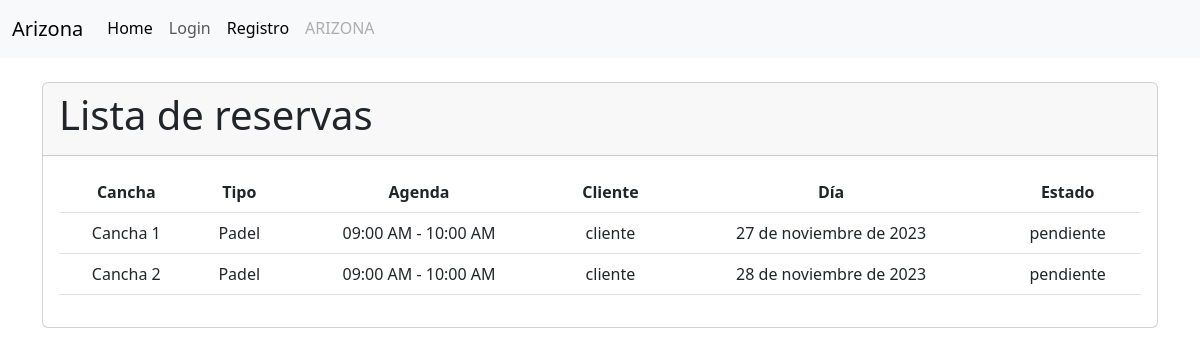
/cliente/reservas/, run on the app's committed database.
### cliente/models.py (models this page shows, shortened)
class Reserva(models.Model):
    cliente = models.ForeignKey(Cliente, on_delete=models.CASCADE)
    agenda = models.ForeignKey(Agenda, on_delete=models.CASCADE)
    dia = models.DateField()
    ESTADO_CHOICES = [
        ('disponible', 'Disponible'),
        ('pendiente', 'Pendiente'),
        ('finalizada', 'Finalizada'),
    ]
    estado = models.CharField(max_length=20, choices=ESTADO_CHOICES, default='disponible')
    class Meta:
        unique_together = ('agenda', 'cliente', 'dia')

class Cliente(models.Model):
    SEXO = [
        ('F', 'Femenino'),
        ('M', 'Masculino'),
    ]
    user = models.OneToOneField(
        'accounts.User',
        verbose_name='Usuario',
        on_delete=models.CASCADE
    )
    rut = models.CharField(max_length=10)
    sexo = models.CharField(max_length=10, choices=SEXO)
    def __str__(self):
        return f'{self.user.username}'

### servicio/models.py (models this page shows, shortened)
class Agenda(models.Model):
    cancha = models.ForeignKey(Cancha, on_delete=models.CASCADE)
    horario = models.ForeignKey(Horario, on_delete=models.CASCADE)
    disponible = models.BooleanField(default=True)
    class Meta:
        verbose_name = _('Agenda')
        verbose_name_plural = _('Agendas')
        unique_together = ('cancha', 'horario')

class Cancha(models.Model):
    NUMERACION_CHOICES = [
        ('1', 'Cancha 1'),
        ('2', 'Cancha 2'),
        ('3', 'Cancha 3'),
        ('4', 'Cancha 4'),
        ('5', 'Cancha 5'),
        ('6', 'Cancha 6'),
        ('7', 'Cancha 7'),
        ('8', 'Cancha 8'),
    ]
    numeracion = models.CharField(max_length=10, choices=NUMERACION_CHOICES)
    tipo = models.ForeignKey(TipoCancha, on_delete=models.CASCADE, related_name='canchas')
    def __str__(self):
        return f'Cancha {self.numeracion}'
    class Meta:
        verbose_name = _('Cancha')
        verbose_name_plural = _('Canchas')

class TipoCancha(models.Model):
    nombre = models.CharField(max_length=50)
    precio = models.DecimalField(max_digits=8, decimal_places=0)
    descripcion = models.TextField()
    def __str__(self):
        return self.nombre
    class Meta:
        verbose_name = _('Tipo de Cancha')
        verbose_name_plural = _('Tipos de Canchas')

class Horario(models.Model):
    AM = 'AM'
    PM = 'PM'
    MERIDIEM_CHOICES = [
        (AM, 'AM'),
        (PM, 'PM'),
    ]
    hora_inicio = models.TimeField()
    hora_fin = models.TimeField()
    meridiem = models.CharField(max_length=2, choices=MERIDIEM_CHOICES, default=PM)
    def __str__(self):
        return f'{self.hora_inicio.strftime("%I:%M %p")} - {self.hora_fin.strftime("%I:%M %p")}'

### accounts/models.py (models this page shows, shortened)
class User(AbstractBaseUser, PermissionsMixin):
    id = models.AutoField(primary_key=True, unique=True)
    username = models.CharField(
        'Usuario', max_length=30, unique=True, validators=[
            validators.RegexValidator(
                re.compile('^[\w.@+-]+$'),
                'ingrese un nombre de usuario valido '
                'Este valor debe contener solo letras, números '
                'excepto: @/./+/-/_.',
                'invalid'
            )
        ],
        help_text='Un nombre corto que sera usado'+
                  ' para identificarlo de forma unica en la plataforma.'
    )
    name = models.CharField('Nombre', max_length=20)
    apellidos = models.CharField('Apellidos', max_length=30)
    email = models.EmailField('Email', unique=True)
    is_staff = models.BooleanField('Admin', default=False)
    is_active = models.BooleanField('Ativo', default=True)
    date_joined = models.DateTimeField('Data de Entrada', auto_now_add=True)
    roles = models.ForeignKey(Rol, on_delete=models.CASCADE, blank=True, null=True)
    USERNAME_FIELD = 'username'
    REQUIRED_FIELDS = ['email']
    objects = CustomUserManager()
    class Meta:
        verbose_name = 'Usuario'
        verbose_name_plural = 'Usuarios'

### cliente/views.py (the view)
# urls.py: path('reservas/', views.reserva_list, name='reserva_list'),
def reserva_list(request):
    reservas = Reserva.objects.all()
    today = timezone.now().date()
    return render(request, 'reserva/listar.html', {'reservas': reservas, 'today': today})

### cliente/templates/reserva/listar.html (shortened to what this page needs)
{% extends "layout.html" %}
{% load static %}
{% load humanize %}
{% block container %}
<div class="container">
  <br>
  <div class="card">
    <div class="card-header">
      <h1 class="card-title">Lista de reservas</h1>
    </div>
    <div class="card-body">
      {% if reservas %}
      <table class="table reserva-table text-center">
        <thead>
          <tr>
            <th>Cancha</th>
            <th>Tipo</th>
            <th>Agenda</th>
            <th>Cliente</th>
            <th>Día</th>
            <th>Estado</th>
          </tr>
        </thead>
        <tbody>
          {% for reserva in reservas %}
          <tr style="{% if reserva.dia == today %}background-color: lightblue;
                     {% elif reserva.dia < today %}background-color: lightcoral; text-decoration: line-through;
                     {% elif reserva.estado == 'pendiente' %}background-color: lightgreen;{% endif %}">
            <td>{{ reserva.agenda.cancha }}</td>
            <td>{{ reserva.agenda.cancha.tipo }}</td>
            <td>{{ reserva.agenda.horario }}</td>
            <td>{{ reserva.cliente }}</td>
            <td>{{ reserva.dia }}</td>
            <td>{{ reserva.estado }}</td>
          </tr>
          {% empty %}
          <tr>
            <td colspan="6">No hay servicio disponibles.</td>
          </tr>
          {% endfor %}
        </tbody>
      </table>
      {% else %}
      <p>No hay reservas disponibles.</p>
      {% endif %}
    </div>
  </div>
</div>
{% endblock %}

### data on the page
Reserva: agenda.cancha "Cancha 1", agenda.cancha.tipo "Padel", agenda.horario "09:00 AM - 10:00 AM", cliente "cliente", dia "27 de noviembre de 2023", estado "pendiente"
Reserva: agenda.cancha "Cancha 2", agenda.cancha.tipo "Padel", agenda.horario "09:00 AM - 10:00 AM", cliente "cliente", dia "28 de noviembre de 2023", estado "pendiente"
